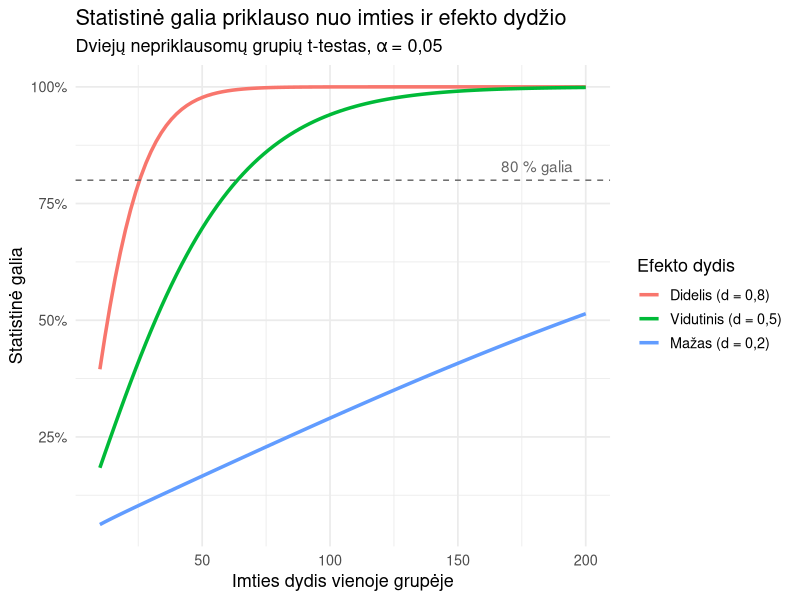

This figure's R source:
## ---- chunk 1
power.t.test(delta = 5, sd = 10, sig.level = 0.05, power = 0.8)
## ---- chunk 2
power.prop.test(p1 = 0.6, p2 = 0.8, sig.level = 0.05, power = 0.8)
## ---- chunk 3
#| label: galios-kreives
#| fig-width: 8
#| fig-height: 5
library(ggplot2)

scenarijai <- expand.grid(
  n = seq(10, 200, by = 2),
  d = c(0.2, 0.5, 0.8)
)
scenarijai$galia <- mapply(
  function(n, d) power.t.test(n = n, delta = d, sd = 1)$power,
  scenarijai$n, scenarijai$d
)
scenarijai$efektas <- factor(
  scenarijai$d,
  levels = c(0.8, 0.5, 0.2),
  labels = c("Didelis (d = 0,8)", "Vidutinis (d = 0,5)", "Mažas (d = 0,2)")
)

ggplot(scenarijai, aes(x = n, y = galia, color = efektas)) +
  geom_line(linewidth = 1.2) +
  geom_hline(yintercept = 0.8, linetype = "dashed", color = "grey40") +
  annotate("text", x = 195, y = 0.83, label = "80 % galia", hjust = 1, color = "grey40") +
  scale_y_continuous(labels = scales::percent) +
  labs(
    title = "Statistinė galia priklauso nuo imties ir efekto dydžio",
    subtitle = "Dviejų nepriklausomų grupių t-testas, α = 0,05",
    x = "Imties dydis vienoje grupėje",
    y = "Statistinė galia",
    color = "Efekto dydis"
  ) +
  theme_minimal(base_size = 13)
